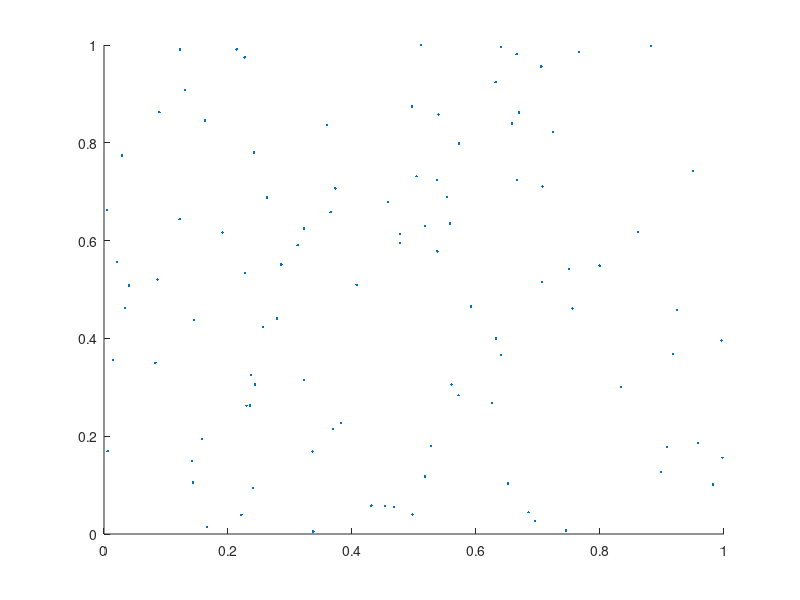

Source code (MATLAB): (Note: this script raises an error after producing the figure.)
n=100;
nodes_x=rand(1,n);
nodes_y=rand(1,n);
scatter(nodes_x, nodes_y,'.');
hold on
scatter(nodes_x(1), nodes_y(1),'X');
scatter(nodes_x(n), nodes_y(n),'O');
hold on
nodes=[nodes_x',nodes_y'];
distance=zeros(1,n);
nn=[];
curr=[];

%Draw the Tree
for i=1:1:n
    dist=[];
    k=1;
    curr=[nodes(i,1) nodes(i,2)];
    while k<=(n-i)
     for j=i+1:1:n
    dist(1,k)=sqrt((nodes(i,1)-nodes(j,1))^2 + (nodes(i,2)-nodes(j,2))^2);
    fprintf('Distance Calculations for node(%d-%d) = %f \n',i,j,dist(1,k));
    k=k+1;
    d=min(dist);
    end
    fprintf('Minimum Distance for node (%d) = %f\n',i,d);
    for j=i+1:1:n
        if(d==sqrt((nodes(i,1)-nodes(j,1))^2 + (nodes(i,2)-nodes(j,2))^2))
            nn=[nodes(j,1) nodes(j,2)];
        end
    end
    x=[curr(1,1) nn(1,1)];
    y=[curr(1,2) nn(1,2)];
    line(x,y);
    hold on
    end
end
hold off

%Get the optimum path
